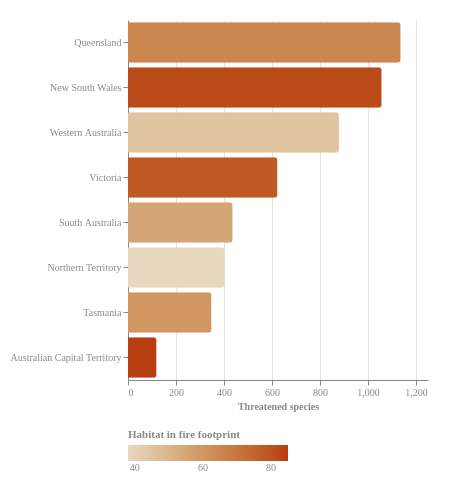

Write a Vega-Lite specification for this figure.
### Vega-Lite specification from a JSON file in a GitHub repository (floating-point values rounded to 4 significant figures)
{"$schema": "https://vega.github.io/schema/vega-lite/v5.json", "width": "container", "height": 360, "padding": {"left": 10, "right": 40, "top": 20, "bottom": 30}, "background": "transparent", "data": {"values": [{"state": "Queensland", "count": 1136, "fire_overlap": 65}, {"state": "New South Wales", "count": 1057, "fire_overlap": 82}, {"state": "Western Australia", "count": 879, "fire_overlap": 45}, {"state": "Victoria", "count": 623, "fire_overlap": 78}, {"state": "South Australia", "count": 436, "fire_overlap": 55}, {"state": "Northern Territory", "count": 401, "fire_overlap": 38}, {"state": "Tasmania", "count": 348, "fire_overlap": 60}, {"state": "Australian Capital Territory", "count": 119, "fire_overlap": 85}]}, "mark": {"type": "bar", "cornerRadiusTopRight": 3, "cornerRadiusBottomRight": 3}, "encoding": {"y": {"field": "state", "type": "ordinal", "sort": "-x", "axis": {"title": null, "labelColor": "#888", "labelFont": "DM Mono"}}, "x": {"field": "count", "type": "quantitative", "scale": {"domain": [0, 1250], "nice": false}, "axis": {"title": "Threatened species", "titleColor": "#888", "labelColor": "#888", "labelFont": "DM Mono", "titleFont": "DM Mono", "titleFontSize": 10, "grid": true, "gridColor": "#e8e0d0", "values": [0, 200, 400, 600, 800, 1000, 1200]}}, "color": {"field": "fire_overlap", "type": "quantitative", "title": "Percentage of habitat in 2019-20 fire footprint", "scale": {"range": ["#e8d8c0", "#b83d10"]}, "legend": {"labelColor": "#888", "titleColor": "#888", "labelFont": "DM Mono", "titleFont": "DM Mono", "orient": "bottom", "direction": "horizontal", "gradientLength": 160, "title": "Habitat in fire footprint", "titleLimit": 260}}, "tooltip": [{"field": "state", "title": "State"}, {"field": "count", "title": "Threatened species"}, {"field": "fire_overlap", "title": "Habitat in 2019-20 fire footprint"}]}, "config": {"view": {"stroke": null}}}
